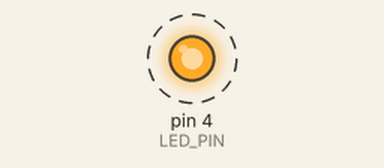
Simulated run of this sketch. Board: Arduino Uno, built with avr-gcc and run on an emulated ATmega328P. Shown: output pins drawn as LEDs (lit = HIGH). Dashed ring = blinking. What the sketch prints to the serial monitor is not drawn.

Above: at 0.5 s.
Timing chart, 0 to 4.6 s (numbered marks = the images above):
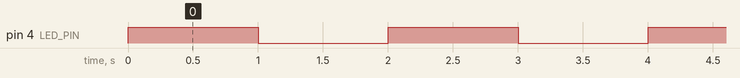

The sketch:

sketch_jun11a.ino
```cpp
#define LED_PIN 4
void setup() {
  Serial.begin(115200);
  pinMode(LED_PIN, OUTPUT);
  Serial.println("初始化完成，开始闪烁LED");
}
void loop() {
  Serial.println("LED 点亮");
  digitalWrite(LED_PIN, HIGH);
  delay(1000);
  Serial.println("LED 熄灭");
  digitalWrite(LED_PIN, LOW);
  delay(1000);
}
```

Measured:
- by itself, pin 4 (LED_PIN): alternates HIGH for 1.0 s and LOW for 1.0 s
